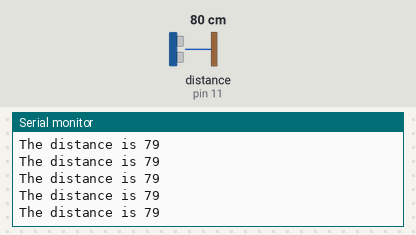
Bench run of a sketch on a simulated Arduino Uno, built with avr-gcc and run on an emulated ATmega328P. Shown: the last lines printed to the serial monitor. Wiring (inferred from the names in the program): ultrasonic range finder: trigger pin 10; echo pin 11. Inputs (shaded band) come from the test bench; at power-on: distance to the obstacle (sensor on pin 11) 80 cm. The echo pulse lasts 58.3 µs per cm.

Above: at 1.3 s.
1.4 s: distance to the obstacle (sensor on pin 11) set to 2 cm
At 1.48 s:
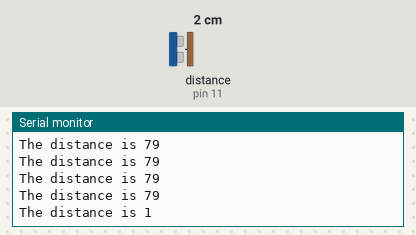
4.4 s: distance to the obstacle (sensor on pin 11) set to 250 cm
At 4.51 s:
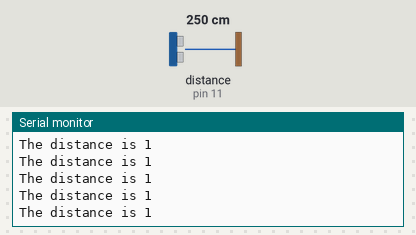
Timing chart, 0 to 7.4 s (numbered marks = the images above; inputs shaded):
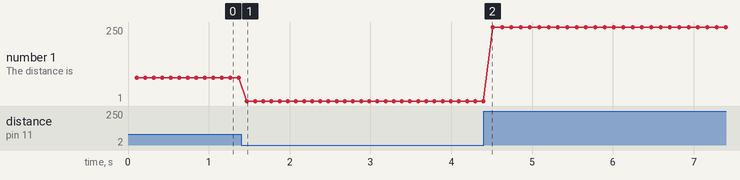

The sketch:

sensor.ino
```cpp
int TRIGGER_PIN = 10;
int ECHO_PIN = 11;
int MAX_DISTANCE= 200;
long duration;
long distance;

void setup() {
  // put your setup code here, to run once:
  Serial.begin(9600);
  pinMode(TRIGGER_PIN,OUTPUT);
  pinMode(ECHO_PIN,INPUT);
  delay(100);
}
void getDistance(){
  digitalWrite(TRIGGER_PIN,LOW);
  delayMicroseconds(2);

  digitalWrite(TRIGGER_PIN,HIGH);
  delayMicroseconds(10);
  digitalWrite(TRIGGER_PIN,LOW);

  duration=pulseIn(ECHO_PIN,HIGH);
  distance=(duration/2) / 29.1;
  Serial.print("The distance is ");
  Serial.println(String(distance));

  delay(100);
}
void loop() {

  getDistance();


}
```

Measured:
- after the input at 1.4 s, the serial monitor: prints a new line after 0.07 s (image 1)
- plotted number 1: 79 → 1 after the input at 1.4 s, 1 → 250 after the input at 4.4 s
